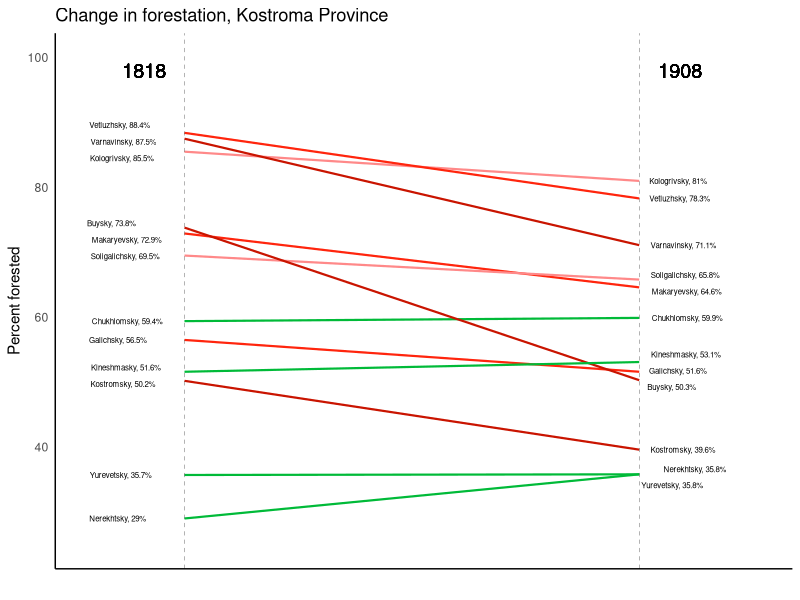

The R source for this figure:
## ---- chunk 1
knitr::opts_chunk$set(echo = FALSE, error = FALSE, message = FALSE, warning = FALSE)
library(readr)
library(ggrepel)
library(tidyverse)
library(stringr)
library(scales)
theme_set((theme_classic()))
area_change <- read_csv("area_change_1818_1908.csv")

## ---- chunk 2
years <- 90

# Select the data for year 1 (1818)

year_1 <- area_change %>%
  filter(year == 1818) %>%
  select(percent_forested)

# Select the data for year 2 (1908)

year_2 <- area_change %>%
  filter(year == 1908) %>%
  select(percent_forested)


# Only select one set of districts 
# This is made possible because R is preserving the order of all these observations 

groups <- area_change %>%
  filter(year == 1818) %>%
  select(district)

# Put the selected data together into a single data frame

slope_data <- data.frame(year_1, year_2, groups) %>%
  rename(year_1 = percent_forested, year_2 = percent_forested.1, groups = district) %>%
  filter(groups != "All") %>%
  mutate(groups = str_remove(groups, " District"), pct_diff = year_2 - year_1) %>%
  
  # Coloring based on quantile breakdowns
  # quantile(slope_data$pct_diff)

  mutate(coloring = case_when(pct_diff > 0 ~ "green",
                              pct_diff >= -4.7 ~ "light red",
                              pct_diff >= -10.255 ~ "red",
                              pct_diff >= -23.5  ~ "dark red" ))

# Create the labels for the graphic

l11 <- paste0(slope_data$groups, ", ", slope_data$year_1, "%")

l13 <-paste0(slope_data$groups,", ", slope_data$year_2, "%")


## ---- chunk 3

# Slope data

ggplot(slope_data) + 
  
  # Segment codes
  
  geom_segment(aes(x=-5, xend = years, y = year_1, yend = year_2, col = coloring), size=.75) +
  
  # Horizontal line for 1818
  
  geom_vline(xintercept=-5, linetype="dashed", size=.1) + 
  
  # Horizontal line for 1908
  
  geom_vline(xintercept=90, linetype="dashed", size=.1) +
  
  # Remove the panel background
  
  theme(panel.background = element_blank()) +
  
  # Remove the grid
  
  theme(panel.grid=element_blank()) +
  
  # Remove the axis tickts
  
  theme(axis.ticks=element_blank()) +
  
  # Remove the axis text
  
  theme(axis.text.x=element_blank()) +
  theme(panel.border=element_blank()) + 
  
  # Remove the legend
  
  theme(legend.position="none") +
  
  # Remove the x-axis label
  
  xlab("") + 
  
  # Add a y-axis label
  
  ylab("Percent forested") + 
  
  labs(title = "Change in forestation, Kostroma Province") +
  
  # Set the size of the graphic
  
  xlim((-25),(years+25)) +
  ylim(25,(100)) +
  
  # Add labels for year 2
  
  geom_text_repel(label = l13,
            y = slope_data$year_2,
            x = years, hjust=-0.2,size=2,
            segment.alpha	= 0) +
  
  # Add labels for year 1
  
  geom_text_repel(label = l11,
            y = slope_data$year_1,
            x = -27, hjust=-0.2,size=2,
            segment.alpha	= 0) +
  
  # Add 1818 label
  
  geom_text(label="1818", 
            x=-7, 
            y=98,
            hjust= 1.2,size=5) +
  
  # Add 1908 label
  
  geom_text(label="1908", 
            x=105, 
            y=98,
            hjust= 1.2,size=5) +

  # Coloring
  
   scale_color_manual(values = c("green"="#00ba38", 
                                 "red"="#ff250d", 
                                 "dark red" = "#c91400", 
                                 "light red" = "#ff8989")) 



